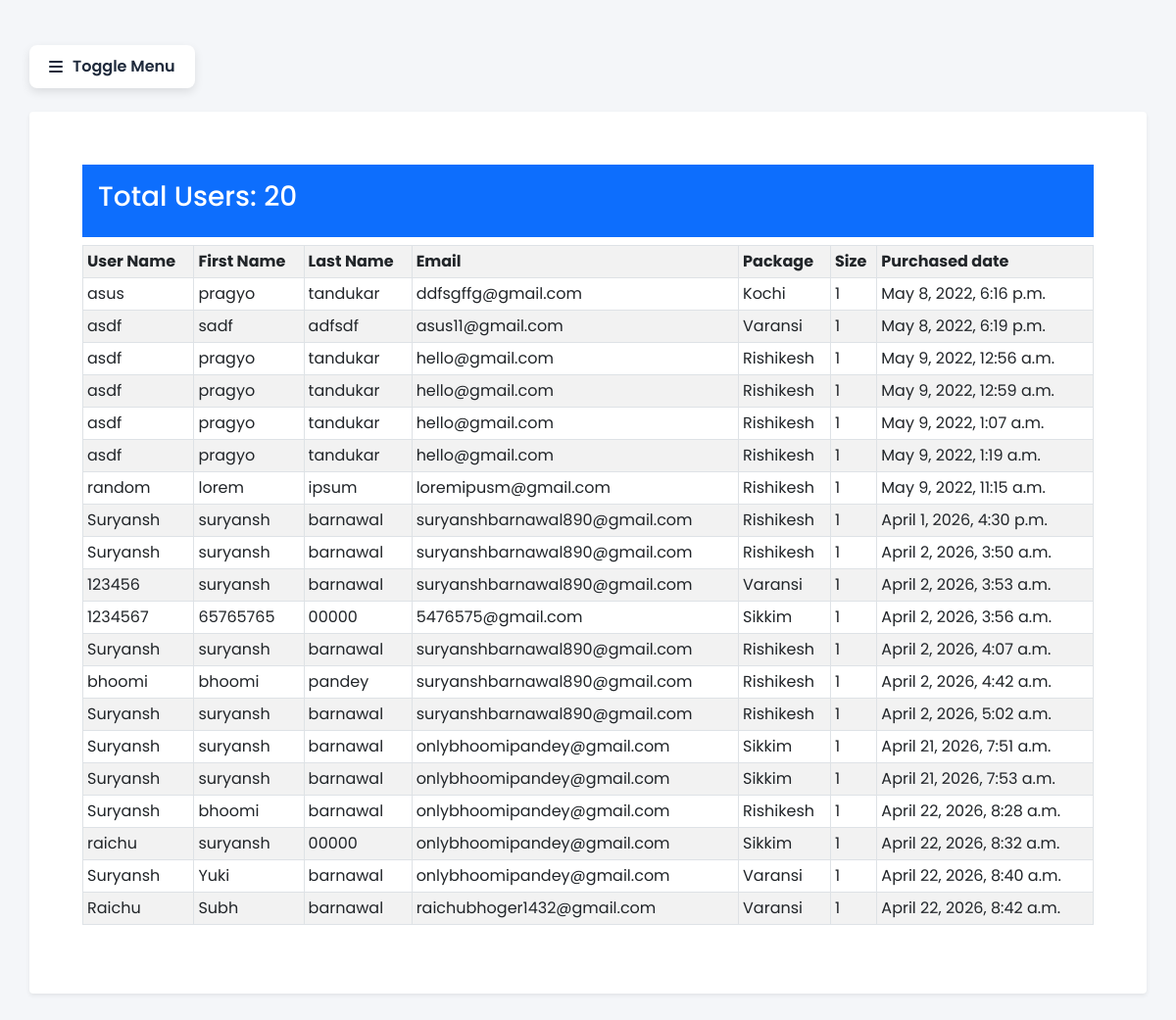
Before: /enrolled/ (signed in) with the older database file.
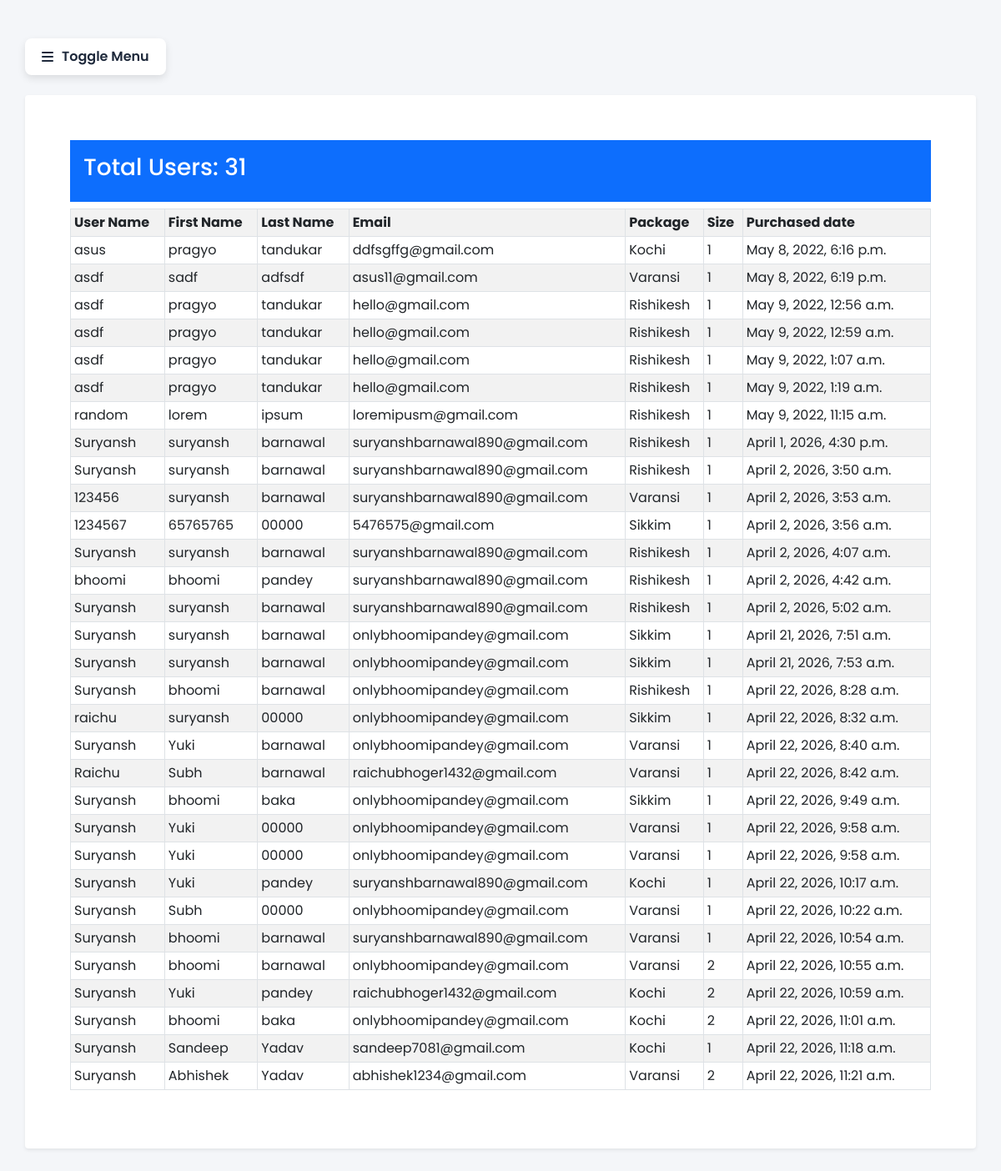
After: the same page with the newer database file.
### TourM/models.py (models this page shows, shortened)
class   enroll(models.Model):
    post = models.ForeignKey(Post, related_name = "enrolls", on_delete = models.CASCADE, default='')
    username = models.CharField(max_length=50)
    firstname = models.CharField(max_length=50)
    lastname = models.CharField(max_length=50)
    email=models.EmailField(max_length=80)
    Size=models.PositiveIntegerField(default='1',validators=[MaxValueValidator(10),MinValueValidator(1)])
    date_added = models.DateTimeField(auto_now_add=True)

class Post(models.Model):
    title = models.CharField(max_length=255)
    body = RichTextField()
    days = models.PositiveIntegerField(validators=[MaxValueValidator(100),MinValueValidator(1)])
    price = models.IntegerField(default='',null=False)
    Provinces = models.CharField(default='in_desc', max_length=255, null=False)
    Size = models.PositiveIntegerField(default='1', validators=[MaxValueValidator(100),MinValueValidator(11)])      #group size {if paxi availability add garne bhe useful}
    Hoster=models.CharField(max_length=255, null=False)
    Accomodation= models.CharField(default='', max_length=255, null=False)
    Transportation= models.CharField(default='', max_length=255, null=False)
    pack_img = models.ImageField(null = True, blank=True, upload_to="pacImages/")
    pack_img1 = models.ImageField(null = True, blank=True, upload_to="pacImages/")
    pack_img2 = models.ImageField(null = True, blank=True, upload_to="pacImages/")
    pack_img3 = models.ImageField(null = True, blank=True, upload_to="pacImages/")
    pack_img4 = models.ImageField(null = True, blank=True, upload_to="pacImages/")
    def __str__(self):
        return self.title

### TourM/views.py (the view)
# urls.py: path('enrolled/', views.En_usersView, name="enrolled"),
def  En_usersView(request):
    model= enroll
    enrolled_count = model.objects.count()
    enrolled = model.objects.all()
    return render(request,'ad_enrolled.html',{'enrolled_count':enrolled_count,'enrolled':enrolled})

### TourM/templates/ad_enrolled.html
{%extends 'adminbase.html'%} {%block title%}information{%endblock%}{%block content%} {% if user.is_superuser %}
<section class="p-4 my-container">
    <div class="p-3 mb-2 bg-primary text-white container-fluid">
        <h3>Total Users: {{ enrolled_count }}</h3>
    </div>
    <table class="table table-striped table-bordered table-sm">
        <thread class="thread-dark">
            <tr>
                <th>User Name</th>
                <th>First Name</th>
                <th>Last Name</th>
                <th>Email</th>
                <th>Package</th>
                <th>Size</th>
                <th>Purchased date</th>
            </tr>
        </thread>
        {% csrf_token %} {% for result in enrolled %}
        <tr>
            <td>{{result.username}}</td>
            <td>{{result.firstname}}</td>
            <td>{{result.lastname}}</td>
            <td>{{result.email}}</td>
            <td>{{result.post}}</td>
            <td>{{result.Size}}</td>
            <td>{{result.date_added}}</td>
            {% endfor %}
    </table>
    {%else%} U SHALL NOT PASS{%endif%}
</section>
{%endblock%}

### TourM/templates/adminbase.html (shortened to what this page needs)
<!doctype html>
<html lang="en">
<head>
    {% load static %}
    <link href="https://cdn.jsdelivr.net/npm/bootstrap@5.1.3/dist/css/bootstrap.min.css" rel="stylesheet"
>
    <link rel="stylesheet" href="https://cdnjs.cloudflare.com/ajax/libs/font-awesome/6.0.0/css/all.min.css"
 />
    <link rel="stylesheet" type="text/css" href="{% static 'admin.css' %}">
</head>
<body>
    <section class="my-container">
        <button class="btn my-3 mb-4" id="menu-btn">
            <i class="fas fa-bars"></i> Toggle Menu
        </button>
        <div class="content-wrapper bg-white p-4 shadow-sm rounded">
            {% block content %} {% endblock %}
        </div>
    </section>
</body>
</html>

### static/admin.css (style rules this page uses)
* { margin: 0; padding: 0; box-sizing: border-box; font-family: 'Poppins', sans-serif; }
body { min-height: 100vh; background-color: #f4f6f9; }
.my-container { transition: margin-left 0.4s ease; padding: 30px !important; }
#menu-btn { background-color: #fff; color: #1e293b; border: none; box-shadow: 0 4px 10px rgba(0,0,0,0.1); padding: 10px 20px; border-radius: 8px; font-weight: 600; display: flex; align-items: center; gap: 10px; transition: 0.3s ease; }

Changed rows visible on the page:
added enroll: username "Suryansh", firstname "bhoomi", lastname "baka", email "onlybhoomipandey@gmail.com", post "Sikkim", Size "1", date_added "April 22, 2026, 9:49 a.m."
added enroll: username "Suryansh", firstname "Yuki", lastname "00000", email "onlybhoomipandey@gmail.com", post "Varansi", Size "1", date_added "April 22, 2026, 9:58 a.m."
added enroll: username "Suryansh", firstname "Yuki", lastname "00000", email "onlybhoomipandey@gmail.com", post "Varansi", Size "1", date_added "April 22, 2026, 9:58 a.m."
added enroll: username "Suryansh", firstname "Yuki", lastname "pandey", email "suryanshbarnawal890@gmail.com", post "Kochi", Size "1", date_added "April 22, 2026, 10:17 a.m."
added enroll: username "Suryansh", firstname "Subh", lastname "00000", email "onlybhoomipandey@gmail.com", post "Varansi", Size "1", date_added "April 22, 2026, 10:22 a.m."
added enroll: username "Suryansh", firstname "bhoomi", lastname "barnawal", email "suryanshbarnawal890@gmail.com", post "Varansi", Size "1", date_added "April 22, 2026, 10:54 a.m."
added enroll: username "Suryansh", firstname "bhoomi", lastname "barnawal", email "onlybhoomipandey@gmail.com", post "Varansi", Size "2", date_added "April 22, 2026, 10:55 a.m."
added enroll: username "Suryansh", firstname "Yuki", lastname "pandey", email "raichubhoger1432@gmail.com", post "Kochi", Size "2", date_added "April 22, 2026, 10:59 a.m."
added enroll: username "Suryansh", firstname "bhoomi", lastname "baka", email "onlybhoomipandey@gmail.com", post "Kochi", Size "2", date_added "April 22, 2026, 11:01 a.m."
added enroll: username "Suryansh", firstname "Sandeep", lastname "Yadav", email "sandeep7081@gmail.com", post "Kochi", Size "1", date_added "April 22, 2026, 11:18 a.m."
added enroll: username "Suryansh", firstname "Abhishek", lastname "Yadav", email "abhishek1234@gmail.com", post "Varansi", Size "2", date_added "April 22, 2026, 11:21 a.m."
Other visible differences:
{{ enrolled_count }}: "20" → "31"
